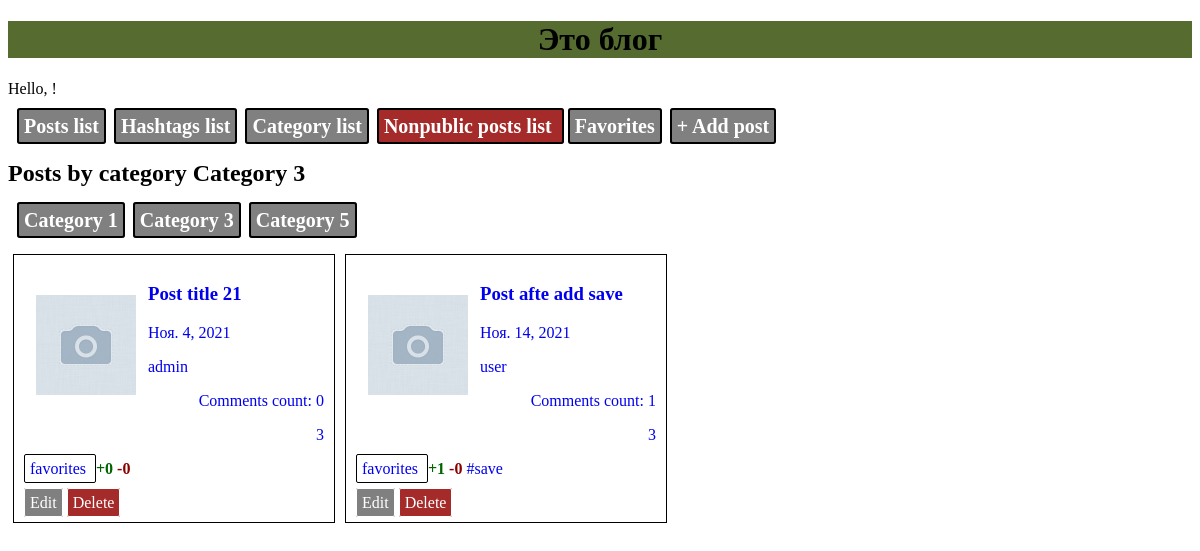
Screenshot of /post/category/3 with the database file from the repository.
### blog/models.py (models this page shows, shortened)
class Category(models.Model):
    title = models.CharField(max_length=64)
    description = models.CharField(max_length=128)

class Post(models.Model):
    title = models.CharField(max_length=128)
    image = models.ImageField(upload_to='images/', null=True, blank=True)
    text = models.TextField()
    created_date = models.DateTimeField(auto_now_add=True)
    author = models.ForeignKey(User, on_delete=models.CASCADE)
    count_view = models.PositiveIntegerField(default=0)
    like = models.PositiveIntegerField(default=0)
    dislike = models.PositiveIntegerField(default=0)
    public = models.BooleanField(default=False)
    hashtags = models.ManyToManyField(Hashtag, related_name='posts')
    category = models.ForeignKey(Category, on_delete=models.CASCADE, null=True, blank=True, related_name='posts')
    favorites = models.ManyToManyField(User, related_name='favorites_posts')

class Hashtag(models.Model):
    tag = models.CharField(max_length=64, unique=True)

### blog/views.py (the view)
# urls.py: path('category/<int:cat_pk>', views.post_list_cat, name='post_list_cat'),
def post_list_cat(request, cat_pk):
    posts = Post.objects.filter(category=cat_pk, public=True)
    cat_list = (Category.objects
                .annotate(Count('posts'))
                .filter(posts__count__gt=0)
                .order_by('-posts__count'))
    cat = Category.objects.get(pk=cat_pk)
    return render(request, 'blog/post_list_cat.html', {'posts': posts, 'cat_list': cat_list, 'category': cat})

### blog/templates/blog/post_list_cat.html
{% extends 'blog/base.html' %}
{% block content %}
    <div>
        <h2>Posts by category {{category.title}}</h2>
    </div>
    <div class="menublock">
        {% for cat in cat_list %}
            <a class="btn" href="{% url 'post_list_cat' cat.pk %}">{{cat.title}}</a>
        {% endfor %}
    </div>
    {% for post in posts %}
    <div class="postlst">
        <div style="border: 1px solid; margin: 5px; padding: 10px; width: 300px">
            <a href="{% url 'post_detail' post_pk=post.pk %}">
                {%if post.image %}
                    <img src="{{ post.image.url }}" style="margin: 12px; border: 0px; float: left;  max-width: 100px; max-height: 100px;">
                {% else %}
                    <img src="/media/images/default/nophoto.png" style="margin: 12px; border: 0px; float: left;  max-width: 100px; max-height: 100px;">
                {% endif %}
                <div><h3>{{post.title}}</h3></div>
                <div><p>{{post.created_date.date}}</p></div>
                <div><p>{{post.author}}</p></div>
                <div style="text-align: right"><p>Comments count: {{post.comments.count}}</p></div>
                <div style="text-align: right"><p>{{post.count_view}}</p></div>
            </a>
            <div>
                <p>
                                    <a class="favor" href="{% url 'change_favorite' post_pk=post.pk %}?lastpath={{request.path}}" {% if user in post.favorites.all %} style="background: yellow" {% endif %}>
                    favorites
                </a>
                    <b  style="color: darkgreen;">+{{post.like}}</b>
                    <b  style="color: darkred;">-{{post.dislike}}</b>
                    {% for hashtag in post.hashtags.all %}
                    <a href="{% url 'post_list_tag' hashtag.tag %}">{{hashtag.tag}}&nbsp;</a>
                    {% endfor %}
                </p>
            </div>
            <a href="{% url 'edit_post' post_pk=post.pk %}" style="border: 1px solid; background-color: gray;border-radius: 2px; padding: 5px; color: white">Edit</a>
            <a href="{% url 'del_post' post_pk=post.pk %}" style="border: 1px solid; background-color: brown;border-radius: 2px; padding: 5px; color: white">Delete</a>
        </div>
    {% endfor %}
    </div>
{% endblock %}

### blog/static/css/style.css (style rules this page uses)
a { text-decoration: none; }
.btn { border: 2px solid black; border-radius: 3px; padding: 5px; background-color: gray; color: white; font-style: inherit; font-size: 20px; font-weight: bold; margin: 2px; }
.menublock { margin: 15px 5px; padding: 2px; }
.favor { border: 1px solid black; border-radius: 2px; padding: 5px; }
.postlst { display: flex; flex-wrap: wrap; }

### rows the page displays
Category: title "Category 3"
Category: title "Category 1"
Category: title "Category 5"
Post: title "Post title 21", created_date "Ноя. 4, 2021", author "admin", comments.count "0", count_view "3", like "0", dislike "0"
Post: title "Post afte add save", created_date "Ноя. 14, 2021", author "user", comments.count "1", count_view "3", like "1", dislike "0"
Hashtag: tag "#save"
